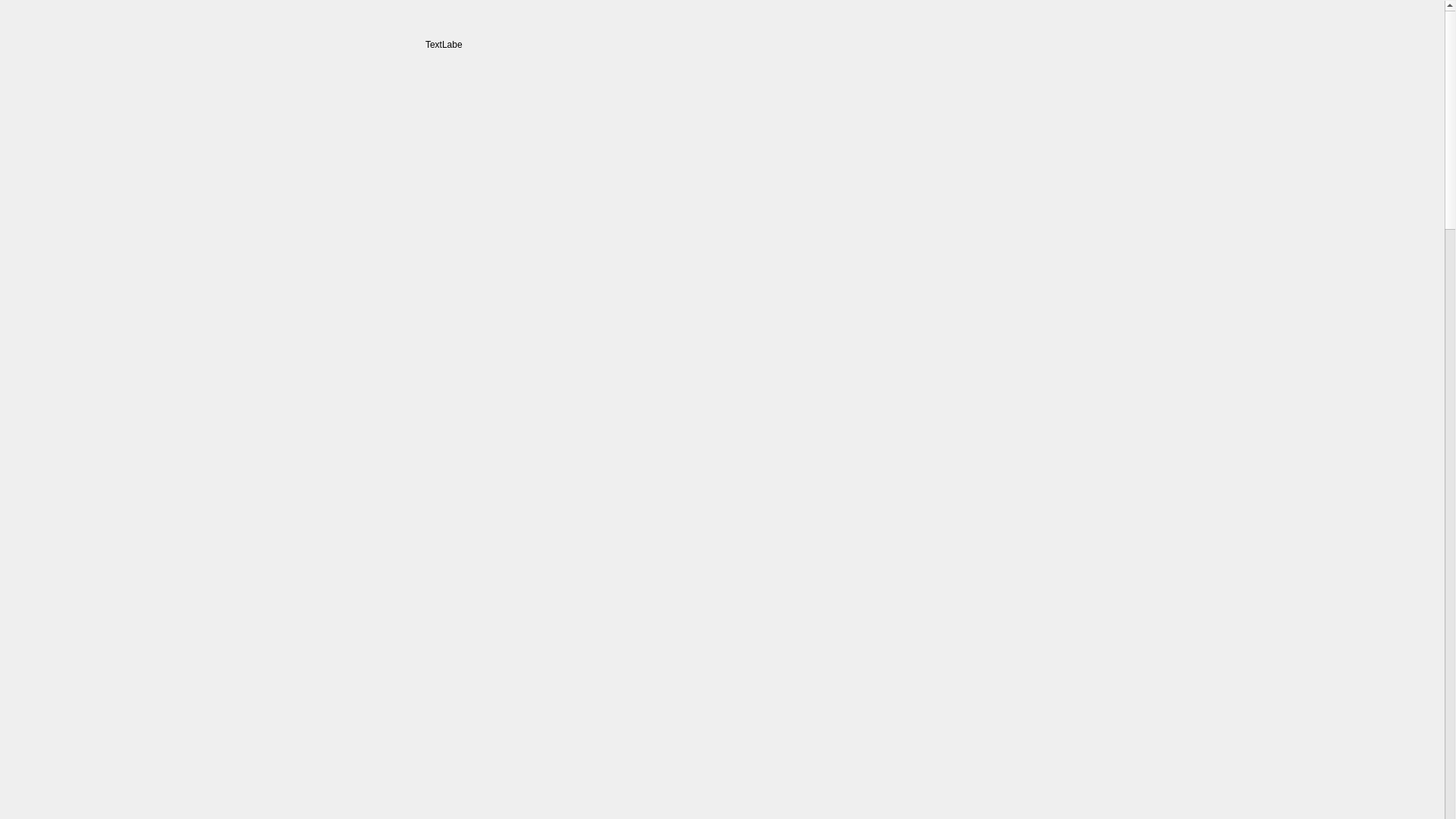
<?xml version="1.0" encoding="UTF-8"?>
<ui version="4.0">
 <class>TestForm</class>
 <widget class="QWidget" name="TestForm">
  <property name="geometry">
   <rect>
    <x>0</x>
    <y>0</y>
    <width>1920</width>
    <height>1080</height>
   </rect>
  </property>
  <property name="windowTitle">
   <string>Form</string>
  </property>
  <widget class="QLabel" name="backgroundLabel">
   <property name="geometry">
    <rect>
     <x>0</x>
     <y>0</y>
     <width>1920</width>
     <height>1080</height>
    </rect>
   </property>
   <property name="text">
    <string/>
   </property>
  </widget>
  <widget class="QScrollArea" name="scrollArea">
   <property name="geometry">
    <rect>
     <x>0</x>
     <y>0</y>
     <width>1920</width>
     <height>1101</height>
    </rect>
   </property>
   <property name="styleSheet">
    <string notr="true">QScrollArea {
    background-color: transparent;
}

QWidget#scrollAreaWidgetContents {
    background-color: transparent;
}</string>
   </property>
   <property name="verticalScrollBarPolicy">
    <enum>Qt::ScrollBarPolicy::ScrollBarAlwaysOn</enum>
   </property>
   <property name="horizontalScrollBarPolicy">
    <enum>Qt::ScrollBarPolicy::ScrollBarAlwaysOff</enum>
   </property>
   <property name="widgetResizable">
    <bool>true</bool>
   </property>
   <widget class="QWidget" name="scrollAreaWidgetContents">
    <property name="geometry">
     <rect>
      <x>0</x>
      <y>-3001</y>
      <width>1904</width>
      <height>4100</height>
     </rect>
    </property>
    <property name="minimumSize">
     <size>
      <width>0</width>
      <height>4100</height>
     </size>
    </property>
    <widget class="QWidget" name="widget" native="true">
     <property name="geometry">
      <rect>
       <x>0</x>
       <y>279</y>
       <width>1920</width>
       <height>3611</height>
      </rect>
     </property>
     <widget class="QWidget" name="verticalLayoutWidget">
      <property name="geometry">
       <rect>
        <x>0</x>
        <y>0</y>
        <width>1911</width>
        <height>3611</height>
       </rect>
      </property>
      <layout class="QVBoxLayout" name="questionsLayout">
       <property name="spacing">
        <number>98</number>
       </property>
       <property name="leftMargin">
        <number>210</number>
       </property>
       <property name="rightMargin">
        <number>210</number>
       </property>
      </layout>
     </widget>
    </widget>
    <widget class="QLabel" name="nameLabel">
     <property name="geometry">
      <rect>
       <x>560</x>
       <y>50</y>
       <width>49</width>
       <height>16</height>
      </rect>
     </property>
     <property name="styleSheet">
      <string notr="true"/>
     </property>
     <property name="text">
      <string>TextLabel</string>
     </property>
    </widget>
    <widget class="QPushButton" name="finishButton">
     <property name="geometry">
      <rect>
       <x>1620</x>
       <y>3940</y>
       <width>241</width>
       <height>91</height>
      </rect>
     </property>
     <property name="text">
      <string>Завершить тест</string>
     </property>
    </widget>
   </widget>
  </widget>
 </widget>
 <resources/>
 <connections/>
</ui>
